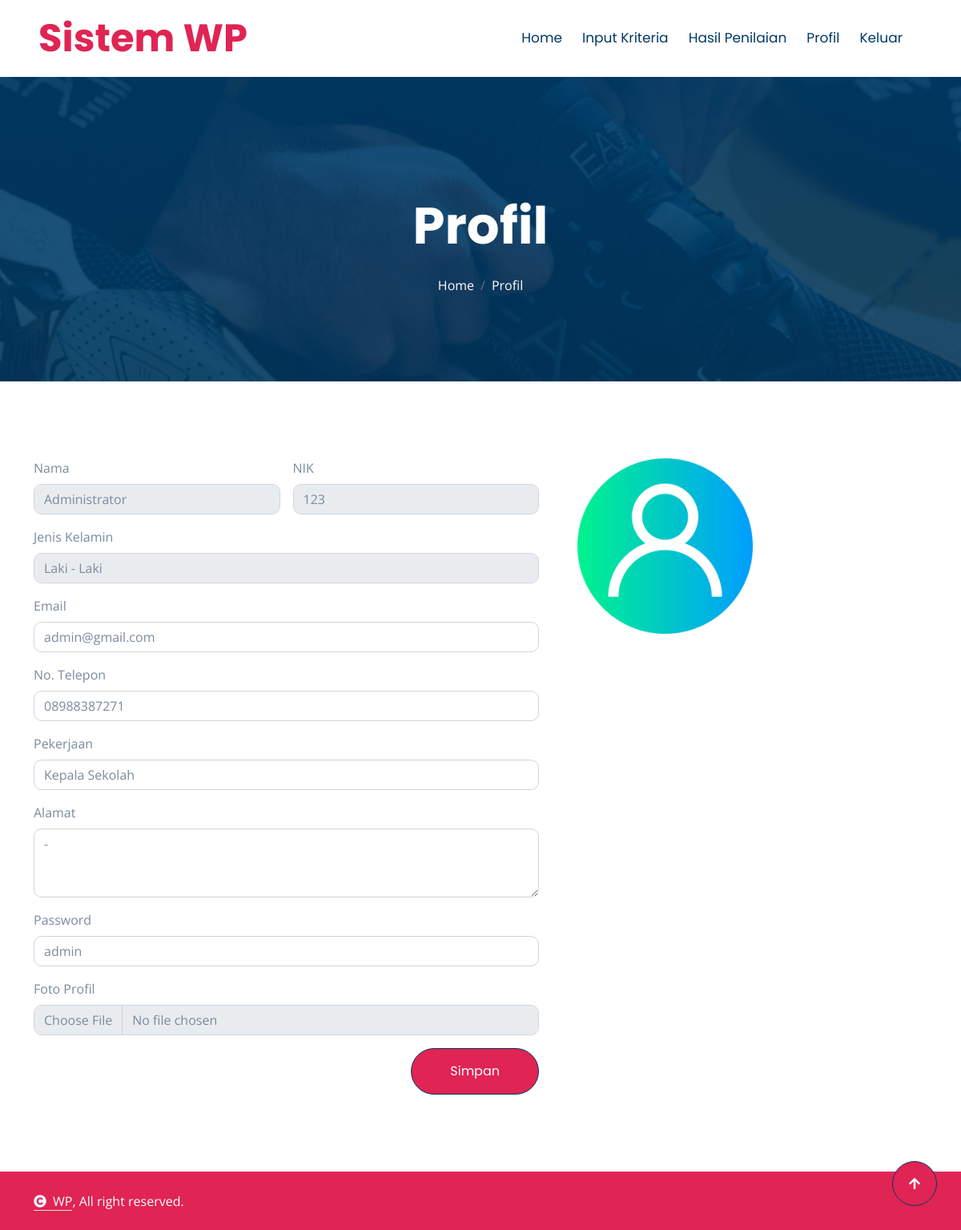
The app's page /profiluser.php (signed in) with its own data.
### tables this page shows
CREATE TABLE `akun` (
  `idakun` int NOT NULL AUTO_INCREMENT,
  `nama` text NOT NULL,
  `nik` varchar(25) NOT NULL,
  `jeniskelamin` varchar(255) NOT NULL,
  `email` text NOT NULL,
  `nohp` varchar(255) NOT NULL,
  `pekerjaan` text NOT NULL,
  `alamat` text NOT NULL,
  `role` text NOT NULL,
  `password` text NOT NULL,
  `foto` text NOT NULL,
  PRIMARY KEY (`idakun`),
  KEY `nip` (`nik`)
);

### profiluser.php (the view, shortened to what this page needs)
<?php include 'headerhome.php';
$idakun = $_SESSION['akun']['idakun'];
$ambildata = $koneksi->query("SELECT * FROM akun WHERE idakun='$idakun'");
$data = $ambildata->fetch_assoc();
?>
<div class="container-fluid bg-breadcrumb">
    <div class="container text-center py-5" style="max-width: 900px;">
        <h3 class="text-white display-3 mb-4 wow fadeInDown" data-wow-delay="0.1s">Profil</h1>
            <ol class="breadcrumb justify-content-center text-white mb-0 wow fadeInDown" data-wow-delay="0.3s">
                <li class="breadcrumb-item"><a href="index.php" class="text-white">Home</a></li>
                <li class="breadcrumb-item"><a href="#" class="text-white">Profil</a></li>
            </ol>
    </div>
</div>
<div class="container-fluid overflow-hidden py-5">
    <div class="container py-5">
        <div class="row g-5">
            <div class="col-xl-7 wow fadeInLeft" data-wow-delay="0.1s">
                <form method="post" enctype="multipart/form-data">
                    <div class="row g-3">
                        <div class="col-md-6">
                            <label class="mb-2">Nama</label>
                            <div class="form-group">
                                <input type="text" value="<?php echo $data['nama'] ?>" class="form-control" name="nama" readonly required>
                            </div>
                        </div>
                        <div class="col-md-6">
                            <label class="mb-2">NIK</label>
                            <div class="form-group">
                                <input type="text" value="<?php echo $data['nik'] ?>" class="form-control" placeholder="Masukkan NIK Anda" name="nik" readonly required>
                            </div>
                        </div>
                        <div class="col-12">
                            <label class="mb-2">Jenis Kelamin</label>
                            <div class="form-group">
                                <select class="form-control valid" name="jeniskelamin" required>
                                    <option <?php if ($data['jeniskelamin'] == 'Laki - Laki') echo 'selected'; ?> value="Laki - Laki">Laki - Laki</option>
                                </select>
                            </div>
                        </div>
                        <div class="col-12">
                            <label class="mb-2">Email</label>
                            <div class="form-group">
                                <input type="email" value="<?php echo $data['email'] ?>" class="form-control" placeholder="Masukkan Email Anda" name="email" required>
                            </div>
                        </div>
                        <div class="col-12">
                            <label class="mb-2">No. Telepon</label>
                            <div class="form-group">
                                <input type="number" value="<?php echo $data['nohp'] ?>" class="form-control" placeholder="Masukkan No. HP Anda" name="nohp" required>
                            </div>
                        </div>
                        <div class="col-12">
                            <label class="mb-2">Pekerjaan</label>
                            <div class="form-group">
                                <input type="text" value="<?php echo $data['pekerjaan'] ?>" class="form-control" placeholder="Masukkan Pekerjaan Anda" name="pekerjaan" required>
                            </div>
                        </div>
                        <div class="col-12">
                            <label class="mb-2">Alamat</label>
                            <div class="form-group">
                                <textarea class="form-control" rows="3" placeholder="Masukkan Alamat Anda" name="alamat" required><?php echo $data['alamat'] ?></textarea>
                            </div>
                        </div>
                        <div class="col-12">
                            <label class="mb-2">Password</label>
                            <div class="form-group">
                                <input type="text" value="<?php echo $data['password'] ?>" class="form-control" placeholder="Masukkan Password Anda" name="password" required>
                            </div>
                        </div>
                        <div class="col-12">
                            <label class="mb-2">Foto Profil</label>
                            <div class="form-group">
                                <input type="file" class="form-control" name="foto">
                            </div>
                        </div>
                        <div class="col-12">
                            <button class="btn btn-primary float-end rounded-pill py-3 px-5" type="submit" type="submit" name="simpan" value="simpan">Simpan</button>
                        </div>
                    </div>
                </form>
            </div>
            <div class="col-xl-5 wow fadeInRight" data-wow-delay="0.3s">
                <?php
                if ($data['foto'] != "") { ?>
                    <img src="assets/foto/<?php echo $data['foto'] ?>" width="50%" style="border-radius: 10px;">
                <?php } else { ?>
                    <img src="assets/foto/user.png" width="50%" style="border-radius: 10px;">
                <?php } ?>
            </div>
        </div>
    </div>
</div>
<?php include 'footerhome.php'; ?>

### assets/assets_home/css/style.css (style rules this page uses)
.btn { font-weight: 600; transition: .5s; }
.btn.btn-primary { background: var(--bs-secondary) !important; color: var(--bs-white) !important; font-family: 'Poppins', sans-serif; font-weight: 400; transition: 0.5s; }
.bg-breadcrumb { background: linear-gradient(rgba(0, 58, 102, 0.9), rgba(0, 58, 102, 0.8)), url(../img/bg.jpg); background-position: center center; background-repeat: no-repeat; background-attachment: initial; background-size: cover; padding: 100px 0 60px 0; }

### records on screen
akun: nama "Administrator", nik "123", jeniskelamin "Laki - Laki", email "admin@gmail.com", nohp "08988387271", pekerjaan "Kepala Sekolah", alamat "-", password "admin"
